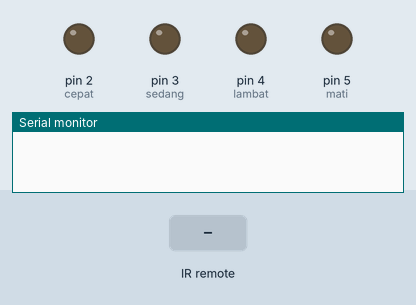
Simulated run of this sketch. Board: Arduino Uno, built with avr-gcc and run on an emulated ATmega328P. Parts: output pins drawn as LEDs (lit = HIGH), the last lines printed to the serial monitor. The inputs (shaded band) are chosen by the test bench.

Above: at 1.2 s.
1.3 s: infrared code 0xFF30CF received
At 1.7 s:
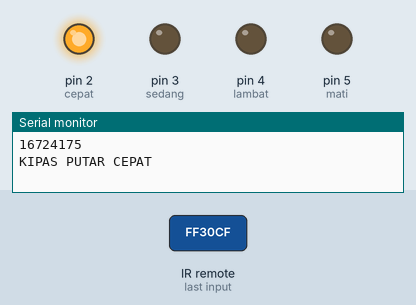
2.8 s: infrared code 0xFF18E7 received
At 4.0 s:
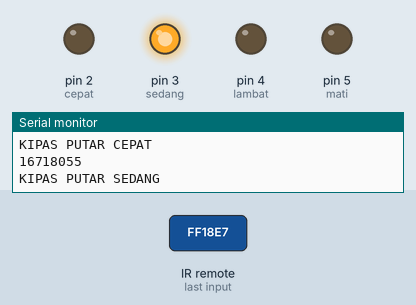
4.3 s: infrared code 0xFF7A85 received
At 5.1 s:
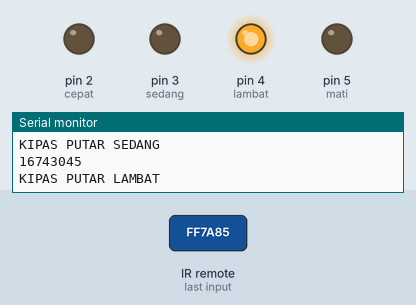
Timing chart, 0 to 7.3 s (numbered marks = the images above; inputs shaded):
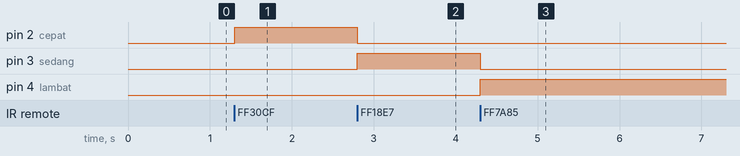

Measured:
- after the input at 1.3 s, pin 2 (cepat): LOW → HIGH at once
- after the input at 2.8 s, pin 2 (cepat): HIGH → LOW at once; pin 3 (sedang): LOW → HIGH at once
- after the input at 4.3 s, pin 3 (sedang): HIGH → LOW at once; pin 4 (lambat): LOW → HIGH at once

The sketch:

KONTROL_KIPAS_IR-REMOTE.ino
```cpp
//KONTROL KECEPATAN KIPAS MENGGUNAKAN IR REMOT

#include<IRremote.h> //library ir remote

//Inisialisasi PIN yang digunakan
int cepat = 2; //kecepatan kipas cepat, prototipe menggunakan led atau relay
int sedang = 3; // kecepatan kipas sedang, prototipe menggunakan led atau relay
int lambat = 4; //kecepatan kipas lambat, prototipe menggunakan led atau relay
int mati = 5; //kipas mati, semua led atau relay mati
const int pinIR = 11; //Pin IR

IRrecv recv(pinIR); //Deklarasi pin IR
decode_results hasil; // variabel untuk menampung data dari remot

void setup() {
  Serial.begin(9600);
  recv.enableIRIn(); //perintah untuk IR receiver membaca data

  //DEKLARASI PIN SEBAGAI OUTPUT
  pinMode(cepat, OUTPUT);
  pinMode(sedang, OUTPUT);
  pinMode(lambat, OUTPUT);
  pinMode(mati, OUTPUT);
}

void loop() {
  //MEMBACA DATA YANG DITERIMA OLEH IR RECEIVER
  if (recv.decode(&hasil)) {
    Serial.println(hasil.value);

    //PERINTAH UTUK MEMATIKAN KIPAS
    if (hasil.value == 16738455) {
      digitalWrite(cepat, LOW);
      digitalWrite(sedang, LOW);
      digitalWrite(lambat, LOW);
      Serial.println("KIPAS MATI");
    }

    //PERINTAH UNTUK PUTARAN CEPAT KIPAS
    if (hasil.value == 16724175) {
      digitalWrite(cepat, HIGH);
      digitalWrite(sedang, LOW);
      digitalWrite(lambat, LOW);
      Serial.println("KIPAS PUTAR CEPAT");
    }

    //PERINTAH UNTUK PUTARAN SEDANG KIPAS
    if (hasil.value == 16718055) {
      digitalWrite(sedang, HIGH);
      digitalWrite(cepat, LOW);
      digitalWrite(lambat, LOW);
      Serial.println("KIPAS PUTAR SEDANG");
    }

    //PERINTAH UNTUK PUTARAN LAMBAT KIPAS
    if (hasil.value == 16743045) {
      digitalWrite(lambat, HIGH);
      digitalWrite(cepat, LOW);
      digitalWrite(sedang, LOW);
      Serial.println("KIPAS PUTAR LAMBAT");
    }
    recv.resume(); // Melanjutkan pembacaan data
  }
}
```
